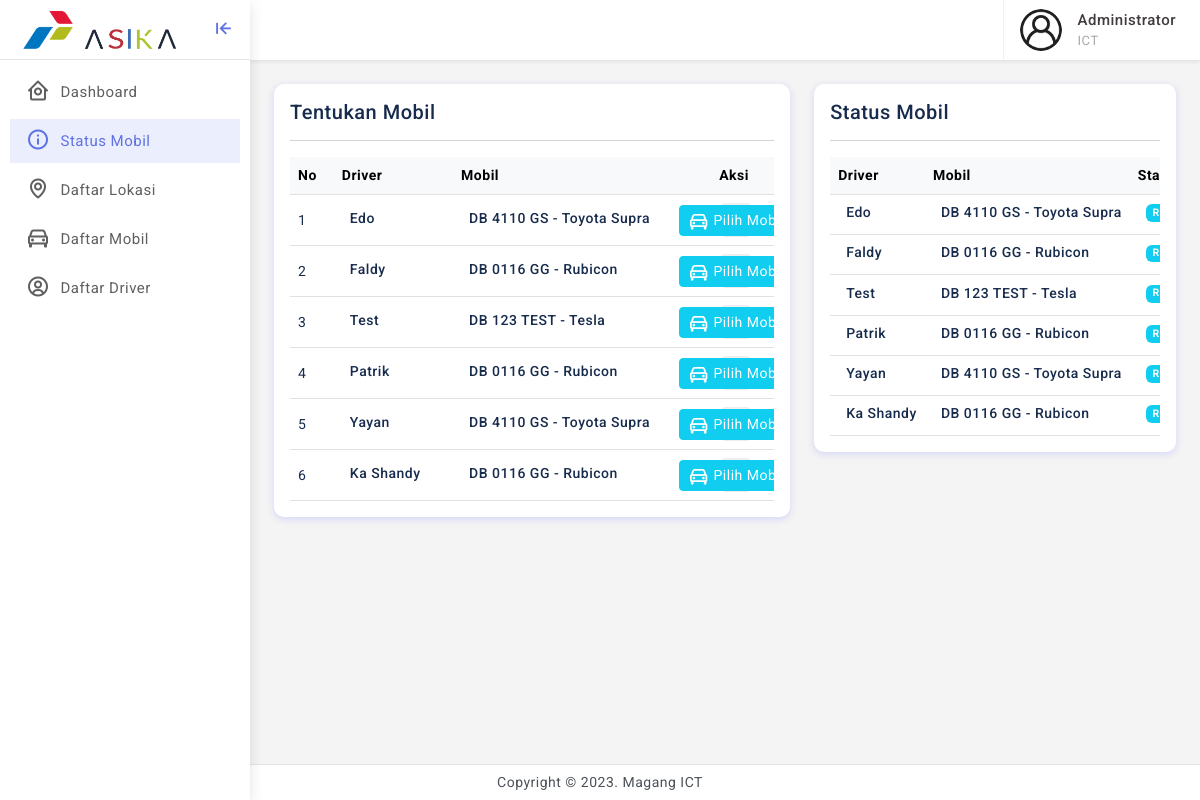
The app's page /dashboard/status-mobil.php (signed in) with its own data.
### tables this page shows
CREATE TABLE `tb_supir` (
  `id_supir` varchar(50) NOT NULL,
  `nama` varchar(100) NOT NULL,
  `nomor_telp` varchar(50) NOT NULL,
  `id_kendaraan` varchar(50) DEFAULT NULL,
  `no_polisi` varchar(100) DEFAULT NULL,
  `model` varchar(100) DEFAULT NULL
);

CREATE TABLE `tb_status` (
  `id_status` int(11) NOT NULL,
  `id_setuju` varchar(100) DEFAULT NULL,
  `id_supir` varchar(100) NOT NULL,
  `status` varchar(100) NOT NULL
);

### dashboard/status-mobil.php (the view, shortened to what this page needs)
<?php
include "../include/koneksi.php";
include "../include/head.php";
$data = mysqli_query($koneksi, "SELECT * FROM tb_supir");
$datastatus = mysqli_query($koneksi, "SELECT * FROM `tb_status` JOIN `tb_supir` WHERE `tb_supir`.`id_supir` = `tb_status`.`id_supir` ");
?>
<div class="row">
	<div class="col-12 col-xl-7">
		<div class="card radius-10">
			<div class="card-body">
				<div class="d-flex align-items-center">
					<div>
						<h5 class="mb-0">Tentukan Mobil</h5>
					</div>
				</div>
				<hr>
				<div class="table-responsive">
					<table class="table align-middle mb-0">
						<thead class="table-light">
							<tr>
								<th>No</th>
								<th>Driver</th>
								<th>Mobil</th>
								<th>Aksi</th>
							</tr>
						</thead>
						<tbody>
							<?php
							$no = 1;
							foreach ($data as $d) {
							?>
								<tr>
									<td><?= $no++; ?></td>
									<td>
										<div class="d-flex align-items-center">
											<div class="ms-2">
												<h6 class="mb-1 font-14"><?= $d['nama'] ?></h6>
											</div>
										</div>
									</td>
									<td>
										<?php
										if ($d['id_kendaraan'] == NULL) {
										?>
											-
										<?php
										} else {
										?>
											<div class="d-flex align-items-center">
												<div class="ms-2">
													<h6 class="mb-1 font-14"><?= $d['no_polisi'] ?> - <?= $d['model'] ?></h6>
												</div>
											</div>
										<?php
										}
										?>
									</td>
									<td>
										<div class="d-flex order-actions">
											<a><button id="testmodal" class="btn btn-sm btn-info text-white" data-bs-toggle="modal" data-bs-target="#modalMobil" data-nama="<?= $d['nama']; ?>" data-supir="<?= $d['id_supir']; ?>"><i class="bx bx-car"></i> Pilih Mobil</button>
											</a>
										</div>
									</td>
								</tr>
							<?php
							}
							?>
						</tbody>
					</table>
				</div>
			</div>
		</div>
	</div>
	<div class="col-12 col-xl-5">
		<div class="card radius-10">
			<div class="card-body">
				<div class="d-flex align-items-center">
					<div>
						<h5 class="mb-0">Status Mobil</h5>
					</div>
				</div>
				<hr>
				<div class="table-responsive">
					<table class="table align-middle mb-0">
						<thead class="table-light">
							<tr>
								<th>Driver</th>
								<th>Mobil</th>
								<th>Status</th>
							</tr>
						</thead>
						<tbody>
							<?php
							foreach ($datastatus as $ds) {
							?>
								<tr>
									<td>
										<div class="d-flex align-items-center">
											<div class="ms-2">
												<h6 class="mb-1 font-14"><?= $ds['nama'] ?></h6>
											</div>
										</div>
									</td>
									<td>
										<div class="d-flex align-items-center">
											<div class="ms-2">
												<h6 class="mb-1 font-14"><?= $ds['no_polisi'] ?> - <?= $ds['model'] ?></h6>
											</div>
										</div>
									</td>
									<td>
										<div class="d-flex align-items-center">
											<div class="ms-2">
												<h6 class="mb-1 font-14">
													<?php
													if ($ds['status'] == "Ready") {
													?>
														<div class="badge bg-info ">Ready</div>
													<?php
													} else if ($ds['status'] == "Sibuk") {
													?>
														<div class="badge bg-warning ">Sibuk</div>
													<?php
													} ?>
												</h6>
											</div>
										</div>
									</td>
								</tr>
							<?php
							}
							?>
						</tbody>
					</table>
				</div>
			</div>
		</div>
	</div>
</div>
<?php
include "../include/foot.php";
?>

### assets/css/app.css (style rules this page uses)
body { font-size: 14px; color: #4c5258; letter-spacing: .5px; background-color: #f4f4f4; overflow-x: hidden; font-family: Roboto, sans-serif }
a { text-decoration: none }
.order-actions a { font-size: 18px; width: 34px; height: 34px; display: flex; align-items: center; justify-content: center; background: #f1f1f1; border: 1px solid #eeecec; text-align: center; border-radius: 20%; color: #2b2a2a }
.font-14 { font-size: 14px }
.radius-10 { border-radius: 10px }
.btn i { vertical-align: middle; font-size: 1.3rem; margin-top: -1em; margin-bottom: -1em; }

### records on screen
tb_supir: nama "Edo", no_polisi "DB 4110 GS", model "Toyota Supra"
tb_supir: nama "Faldy", no_polisi "DB 0116 GG", model "Rubicon"
tb_supir: nama "Test", no_polisi "DB 123 TEST", model "Tesla"
tb_supir: nama "Patrik", no_polisi "DB 0116 GG", model "Rubicon"
tb_supir: nama "Yayan", no_polisi "DB 4110 GS", model "Toyota Supra"
tb_supir: nama "Ka Shandy", no_polisi "DB 0116 GG", model "Rubicon"
tb_status: id_supir.nama "Edo", id_supir.no_polisi "DB 4110 GS", id_supir.model "Toyota Supra", status "Ready"
tb_status: id_supir.nama "Faldy", id_supir.no_polisi "DB 0116 GG", id_supir.model "Rubicon", status "Ready"
tb_status: id_supir.nama "Test", id_supir.no_polisi "DB 123 TEST", id_supir.model "Tesla", status "Ready"
tb_status: id_supir.nama "Patrik", id_supir.no_polisi "DB 0116 GG", id_supir.model "Rubicon", status "Ready"
tb_status: id_supir.nama "Yayan", id_supir.no_polisi "DB 4110 GS", id_supir.model "Toyota Supra", status "Ready"
tb_status: id_supir.nama "Ka Shandy", id_supir.no_polisi "DB 0116 GG", id_supir.model "Rubicon", status "Ready"

### other values on screen
$_SESSION['qwe'] "Administrator"
$_SESSION['fungsi'] "ICT"
